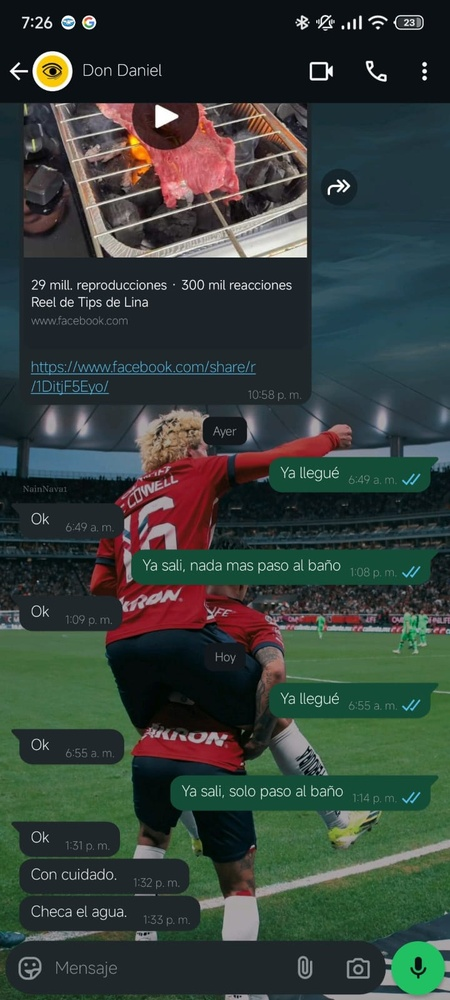
#> input picture imagenes-ocr/cade.jpg, 450 x 1000 px, shrunk from 720 x 1600 before the run
$ python -i ocr.py   (imports and definitions only)
#> lines starting #> are read from the running program, lines starting #| are printed output that depends on the picture; after the words box and inside, x2 and y2 are one past the last pixel; in counts of white or black regions, pixels touching at a corner belong together
from PIL import Image
import pytesseract
import numpy as np
import cv2

# Función para cargar la imagen en memoria
def cargar_imagen(imagen: Image):
    # Convertir la imagen PIL a un arreglo NumPy
    imagen_cv = np.array(imagen)

    # Si la imagen tiene un canal alpha (transparencia), convertirla a RGB
    if imagen_cv.shape[-1] == 4:
        imagen_cv = cv2.cvtColor(imagen_cv, cv2.COLOR_RGBA2RGB)

    return imagen_cv

# Función para convertir la imagen a escala de grises
def convertir_a_grises(imagen):
    return cv2.cvtColor(imagen, cv2.COLOR_BGR2GRAY)

# Detecta si el fondo es oscuro o claro con base en el brillo promedio
def detectar_fondo(gris, umbral=127):
    brillo_promedio = np.mean(gris)
    return brillo_promedio < umbral

# Aplica un umbral fijo para mejorar la calidad de la imagen
def aplicar_umbral_fijo(gris):
    _, imagen_umbral = cv2.threshold(gris, 127, 255, cv2.THRESH_BINARY)
    return imagen_umbral

# Aplica un umbral adaptativo si el fondo es oscuro
def aplicar_umbral_adaptativo(gris, block_size=91, C=100):
    gris_invertido = cv2.bitwise_not(gris)
    imagen_umbral = cv2.adaptiveThreshold(gris_invertido, 255, cv2.ADAPTIVE_THRESH_MEAN_C, cv2.THRESH_BINARY, block_size, C)
    return imagen_umbral

# Extracción del texto de la imagen procesada
def extraer_texto(imagen_procesada):
    return pytesseract.image_to_string(imagen_procesada, lang="spa")

def post_proc(imagen: Image):
    try:
        imagen_cv = cargar_imagen(imagen)  # Usar imagen en memoria
        gris = convertir_a_grises(imagen_cv)

        fondo_oscuro = detectar_fondo(gris)
        imagen_procesada = aplicar_umbral_adaptativo(gris) if fondo_oscuro else aplicar_umbral_fijo(gris)

        texto = extraer_texto(imagen_procesada)
        texto_minusculas = texto.lower()
        texto_en_una_linea = texto_minusculas.replace('\n', ' ').strip()

        return texto_en_una_linea

    except Exception as e:
        return {"error": str(e)}

>>> import cv2
>>> picture = cv2.cvtColor(cv2.imread('imagenes-ocr/cade.jpg'), cv2.COLOR_BGR2RGB)
>>> result = post_proc(picture)
#> in convertir_a_grises, `return cv2.cvtColor(imagen, cv2.COLOR_BGR2GRAY)`:
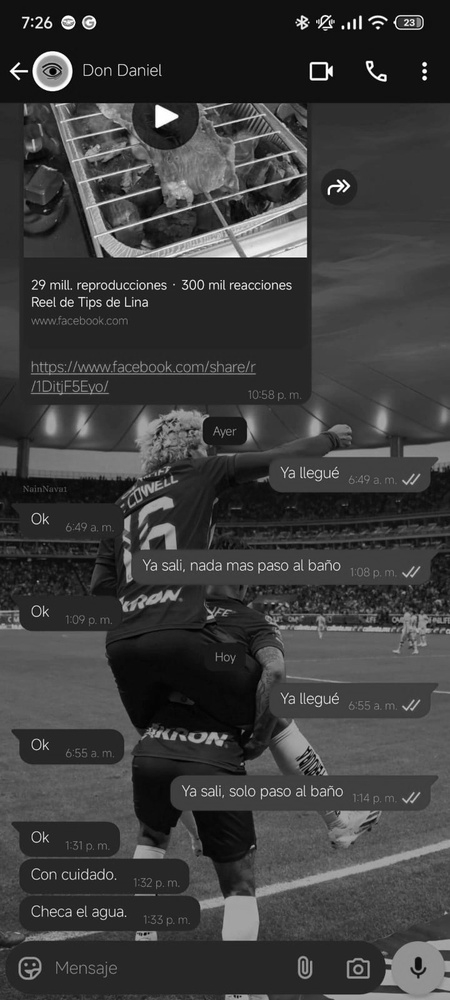
#> returned value: shape (1000, 450); min 0, max 255, mean 61.1
#> in detectar_fondo, `brillo_promedio = np.mean(gris)`: brillo_promedio = 61.07
#> in post_proc, `fondo_oscuro = detectar_fondo(gris)`: fondo_oscuro = True
#> in aplicar_umbral_adaptativo, `gris_invertido = cv2.bitwise_not(gris)`:
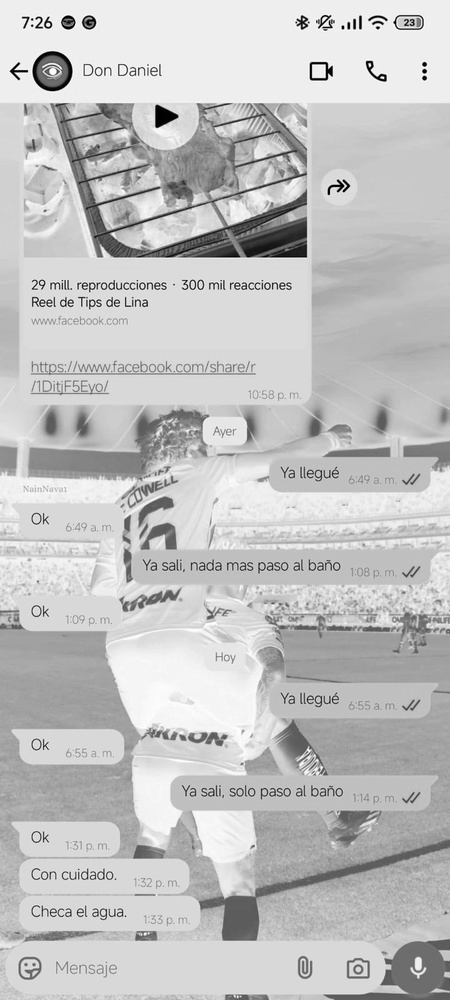
#> gris_invertido: shape (1000, 450); min 0, max 255, mean 193.9
#> in aplicar_umbral_adaptativo, `imagen_umbral = cv2.adaptiveThreshold(gris_invertido, 255, cv2.ADAPTIV..`:
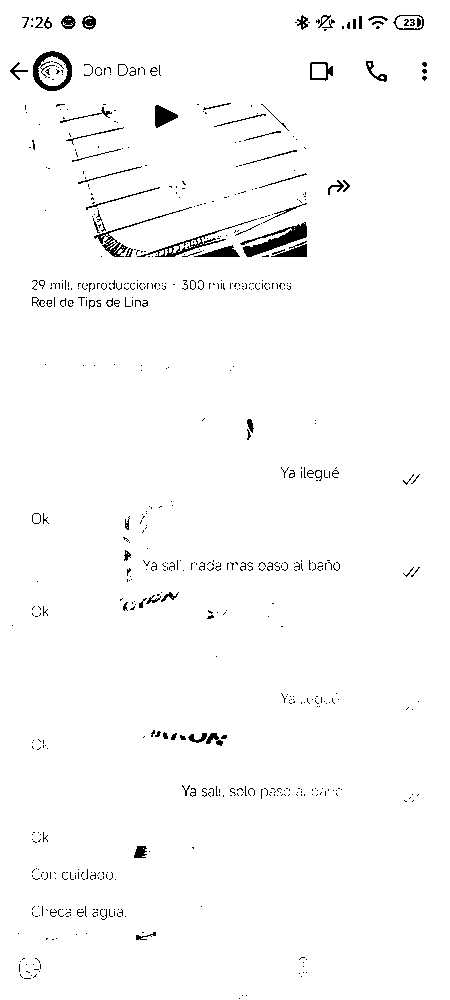
#> imagen_umbral: shape (1000, 450); 97.9% white; 636 black regions (547 under 20 px), largest, box (x1, y1, x2, y2) and area: (240, 222, 307, 257) 826, (33, 51, 72, 91) 618, (137, 219, 257, 257) 466
#> (the run stopped early here; a loop or call above may not have finished)
